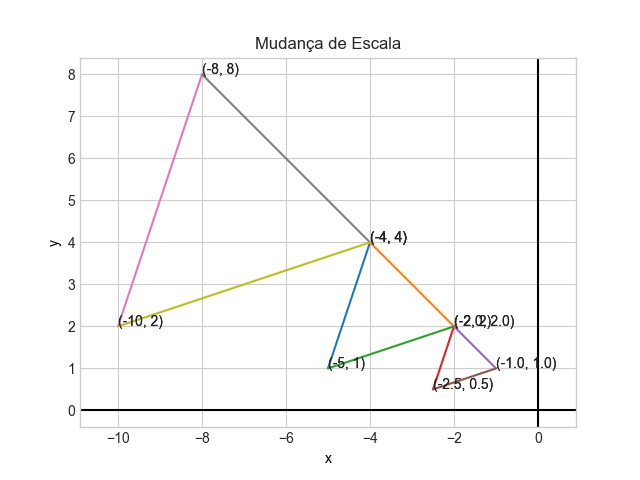

Here is the Python script that generated this plot:
import matplotlib.pyplot as plt
import numpy as np
import math 

def reta(a, b):
    plt.axis('equal')
    plt.plot([a[0],b[0]], [a[1],b[1]])
    rotulos(a,b)

def retaX(a,b):
    plt.axis('equal')
    plt.plot([-a[0],-b[0]], [a[1],b[1]])
    alinha=[-a[0], a[1]]
    blinha=[-b[0], b[1]]
    rotulos(alinha, blinha)

def rotulos(a, b):
    label = f"({a[0]}, {a[1]})"
    plt.annotate(label, a)
    label = f"({b[0]}, {b[1]})"
    plt.annotate(label, b)

def escalaMeio(a):
    mat = [round(0.5*a[0], 1), round(0.5*a[1],1)]
    return mat

def escalaDobro(a):
    mat = [round(2*a[0], 1), round(2*a[1],1)]
    return mat

    
c=[-5, 1]
b=[-4,4]
a=[-2,2]
plt.style.use('seaborn-whitegrid')

plt.axes()
reta(c,b)
reta(b,a)
reta(c,a)
ameio=escalaMeio(a)
bmeio=escalaMeio(b)
cmeio=escalaMeio(c)
reta(cmeio,bmeio)
reta(bmeio,ameio)
reta(cmeio,ameio)
adobro=escalaDobro(a)
bdobro=escalaDobro(b)
cdobro=escalaDobro(c)
reta(cdobro,bdobro)
reta(bdobro,adobro)
reta(cdobro,adobro)

plt.axhline(color='black')
plt.axvline(color='black')
plt.xlabel('x', color='black')
plt.ylabel('y', color='black')
plt.title('Mudança de Escala')
plt.show()
